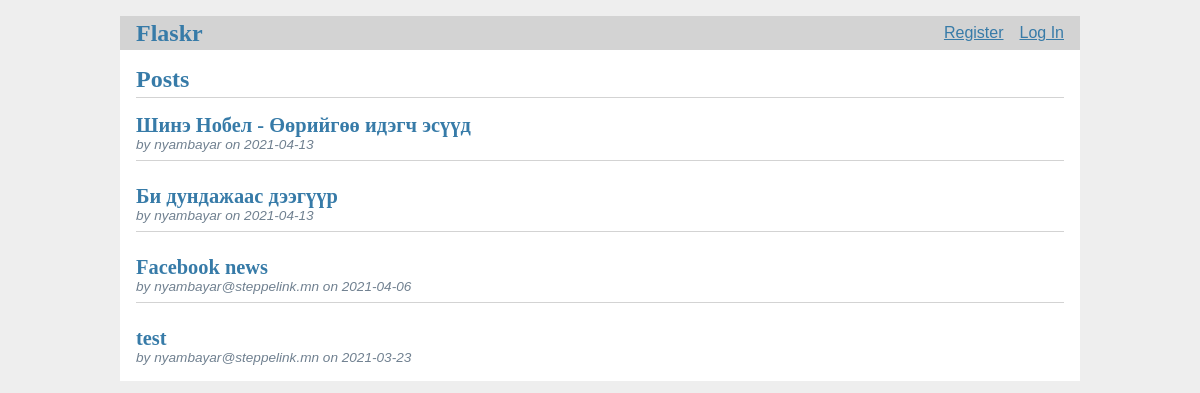
The page / on the database its author committed.
### tables this page shows
CREATE TABLE post (
  id INTEGER PRIMARY KEY AUTOINCREMENT,
  author_id INTEGER NOT NULL,
  created TIMESTAMP NOT NULL DEFAULT CURRENT_TIMESTAMP,
  title TEXT NOT NULL,
  body TEXT NOT NULL,
  FOREIGN KEY (author_id) REFERENCES user (id)
);

CREATE TABLE user (
  id INTEGER PRIMARY KEY AUTOINCREMENT,
  username TEXT UNIQUE NOT NULL,
  password TEXT NOT NULL
);

### flaskr/blog.py (the view)
@bp.route('/')
def index():
    db = get_db()
    posts = db.execute(
        'SELECT p.id, title, body, created, author_id, username'
        ' FROM post p JOIN user u ON p.author_id = u.id'
        ' ORDER BY created DESC'
    ).fetchall()
    return render_template('blog/index.html', posts=posts)

### flaskr/auth.py (called while the page is built)
@bp.before_app_request
def load_logged_in_user():
    user_id = session.get('user_id')
    if user_id is None:
        g.user = None
    else:
        g.user = get_db().execute(
            'SELECT * FROM user WHERE id = ?', (user_id,)
        ).fetchone()

### flaskr/db.py (called while the page is built)
def get_db():
    if 'db' not in g:
        g.db = sqlite3.connect(
            current_app.config['DATABASE'],
            detect_types=sqlite3.PARSE_DECLTYPES
        )
        g.db.row_factory = sqlite3.Row
    return g.db

### flaskr/templates/blog/index.html (shortened to what this page needs)
{% extends 'base.html' %}
{% block header %}
  <h1>{% block title %}Posts{% endblock %}</h1>
{% endblock %}
{% block content %}
  {% for post in posts %}
    <article class="post">
      <header>
        <div>
          <h1>
            <a class="post-title" href="{{ url_for('blog.detail', post_id=post['id']) }}">
              {{ post['title'] }}
            </a>
          </h1>
          <div class="about">by {{ post['username'] }} on {{ post['created'].strftime('%Y-%m-%d') }}</div>
        </div>
      </header>
    </article>
    {% if not loop.last %}
      <hr>
    {% endif %}
  {% endfor %}
{% endblock %}

### flaskr/static/style.css (style rules this page uses)
body { max-width: 960px; margin: 0 auto; background: white; }
h1 { font-family: serif; color: #377ba8; margin: 1rem 0; }
a { color: #377ba8; }
hr { border: none; border-top: 1px solid lightgray; }
.content > header h1 { flex: auto; margin: 1rem 0 0.25rem 0; }
.post > header { display: flex; align-items: flex-end; font-size: 0.85em; }
.post > header > div:first-of-type { flex: auto; }
.post > header h1 { font-size: 1.5em; margin-bottom: 0; }
.post .about { color: slategray; font-style: italic; }
.post-title { text-decoration: none; }

### rows shown on the page
post: title "Шинэ Нобел - Өөрийгөө идэгч эсүүд", username "nyambayar", created "2021-04-13"
post: title "Би дундажаас дээгүүр", username "nyambayar", created "2021-04-13"
post: title "Facebook news", username "nyambayar@steppelink.mn", created "2021-04-06"
post: title "test", username "nyambayar@steppelink.mn", created "2021-03-23"
